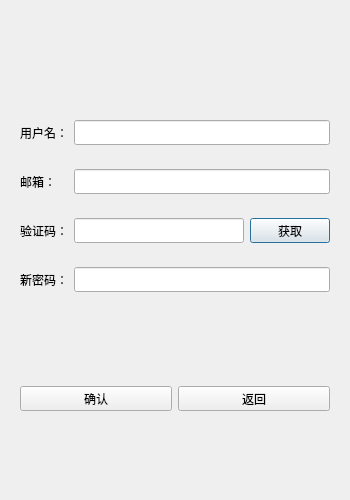
<?xml version="1.0" encoding="UTF-8"?>
<ui version="4.0">
 <class>ResetDialog</class>
 <widget class="QDialog" name="ResetDialog">
  <property name="geometry">
   <rect>
    <x>0</x>
    <y>0</y>
    <width>350</width>
    <height>500</height>
   </rect>
  </property>
  <property name="windowTitle">
   <string>Dialog</string>
  </property>
  <layout class="QVBoxLayout" name="verticalLayout">
   <item>
    <spacer name="verticalSpacer">
     <property name="orientation">
      <enum>Qt::Orientation::Vertical</enum>
     </property>
     <property name="sizeHint" stdset="0">
      <size>
       <width>20</width>
       <height>40</height>
      </size>
     </property>
    </spacer>
   </item>
   <item>
    <widget class="QLabel" name="err_tip">
     <property name="minimumSize">
      <size>
       <width>0</width>
       <height>25</height>
      </size>
     </property>
     <property name="maximumSize">
      <size>
       <width>16777215</width>
       <height>25</height>
      </size>
     </property>
     <property name="text">
      <string/>
     </property>
     <property name="alignment">
      <set>Qt::AlignmentFlag::AlignCenter</set>
     </property>
    </widget>
   </item>
   <item>
    <widget class="QWidget" name="widget" native="true">
     <layout class="QHBoxLayout" name="horizontalLayout">
      <item>
       <widget class="QLabel" name="user_lb">
        <property name="minimumSize">
         <size>
          <width>0</width>
          <height>25</height>
         </size>
        </property>
        <property name="maximumSize">
         <size>
          <width>16777215</width>
          <height>25</height>
         </size>
        </property>
        <property name="text">
         <string>用户名：</string>
        </property>
       </widget>
      </item>
      <item>
       <widget class="QLineEdit" name="user_edit">
        <property name="minimumSize">
         <size>
          <width>0</width>
          <height>25</height>
         </size>
        </property>
        <property name="maximumSize">
         <size>
          <width>16777215</width>
          <height>25</height>
         </size>
        </property>
       </widget>
      </item>
     </layout>
    </widget>
   </item>
   <item>
    <widget class="QWidget" name="widget_2" native="true">
     <layout class="QHBoxLayout" name="horizontalLayout_2">
      <item>
       <widget class="QLabel" name="email_lb">
        <property name="minimumSize">
         <size>
          <width>48</width>
          <height>25</height>
         </size>
        </property>
        <property name="maximumSize">
         <size>
          <width>48</width>
          <height>25</height>
         </size>
        </property>
        <property name="text">
         <string>邮箱：</string>
        </property>
       </widget>
      </item>
      <item>
       <widget class="QLineEdit" name="email_edit">
        <property name="minimumSize">
         <size>
          <width>0</width>
          <height>25</height>
         </size>
        </property>
        <property name="maximumSize">
         <size>
          <width>16777215</width>
          <height>25</height>
         </size>
        </property>
       </widget>
      </item>
     </layout>
    </widget>
   </item>
   <item>
    <widget class="QWidget" name="widget_3" native="true">
     <layout class="QHBoxLayout" name="horizontalLayout_3">
      <item>
       <widget class="QLabel" name="varify_lb">
        <property name="minimumSize">
         <size>
          <width>0</width>
          <height>25</height>
         </size>
        </property>
        <property name="maximumSize">
         <size>
          <width>16777215</width>
          <height>25</height>
         </size>
        </property>
        <property name="text">
         <string>验证码：</string>
        </property>
       </widget>
      </item>
      <item>
       <widget class="QLineEdit" name="varify_edit">
        <property name="minimumSize">
         <size>
          <width>0</width>
          <height>25</height>
         </size>
        </property>
        <property name="maximumSize">
         <size>
          <width>16777215</width>
          <height>25</height>
         </size>
        </property>
       </widget>
      </item>
      <item>
       <widget class="TimerBtn" name="varify_btn">
        <property name="minimumSize">
         <size>
          <width>0</width>
          <height>25</height>
         </size>
        </property>
        <property name="maximumSize">
         <size>
          <width>16777215</width>
          <height>25</height>
         </size>
        </property>
        <property name="text">
         <string>获取</string>
        </property>
       </widget>
      </item>
     </layout>
    </widget>
   </item>
   <item>
    <widget class="QWidget" name="widget_4" native="true">
     <layout class="QHBoxLayout" name="horizontalLayout_4">
      <item>
       <widget class="QLabel" name="pwd_lb">
        <property name="minimumSize">
         <size>
          <width>0</width>
          <height>25</height>
         </size>
        </property>
        <property name="maximumSize">
         <size>
          <width>16777215</width>
          <height>25</height>
         </size>
        </property>
        <property name="text">
         <string>新密码：</string>
        </property>
       </widget>
      </item>
      <item>
       <widget class="QLineEdit" name="pwd_edit">
        <property name="minimumSize">
         <size>
          <width>0</width>
          <height>25</height>
         </size>
        </property>
        <property name="maximumSize">
         <size>
          <width>16777215</width>
          <height>25</height>
         </size>
        </property>
       </widget>
      </item>
     </layout>
    </widget>
   </item>
   <item>
    <spacer name="verticalSpacer_2">
     <property name="orientation">
      <enum>Qt::Orientation::Vertical</enum>
     </property>
     <property name="sizeHint" stdset="0">
      <size>
       <width>20</width>
       <height>40</height>
      </size>
     </property>
    </spacer>
   </item>
   <item>
    <widget class="QWidget" name="widget_5" native="true">
     <layout class="QHBoxLayout" name="horizontalLayout_5">
      <item>
       <widget class="QPushButton" name="sure_btn">
        <property name="minimumSize">
         <size>
          <width>0</width>
          <height>25</height>
         </size>
        </property>
        <property name="maximumSize">
         <size>
          <width>16777215</width>
          <height>25</height>
         </size>
        </property>
        <property name="text">
         <string>确认</string>
        </property>
       </widget>
      </item>
      <item>
       <widget class="QPushButton" name="return_btn">
        <property name="minimumSize">
         <size>
          <width>0</width>
          <height>25</height>
         </size>
        </property>
        <property name="maximumSize">
         <size>
          <width>16777215</width>
          <height>25</height>
         </size>
        </property>
        <property name="text">
         <string>返回</string>
        </property>
       </widget>
      </item>
     </layout>
    </widget>
   </item>
   <item>
    <spacer name="verticalSpacer_3">
     <property name="orientation">
      <enum>Qt::Orientation::Vertical</enum>
     </property>
     <property name="sizeHint" stdset="0">
      <size>
       <width>20</width>
       <height>40</height>
      </size>
     </property>
    </spacer>
   </item>
  </layout>
 </widget>
 <customwidgets>
  <customwidget>
   <class>TimerBtn</class>
   <extends>QPushButton</extends>
   <header location="global">timerbtn.h</header>
  </customwidget>
 </customwidgets>
 <resources/>
 <connections/>
</ui>
